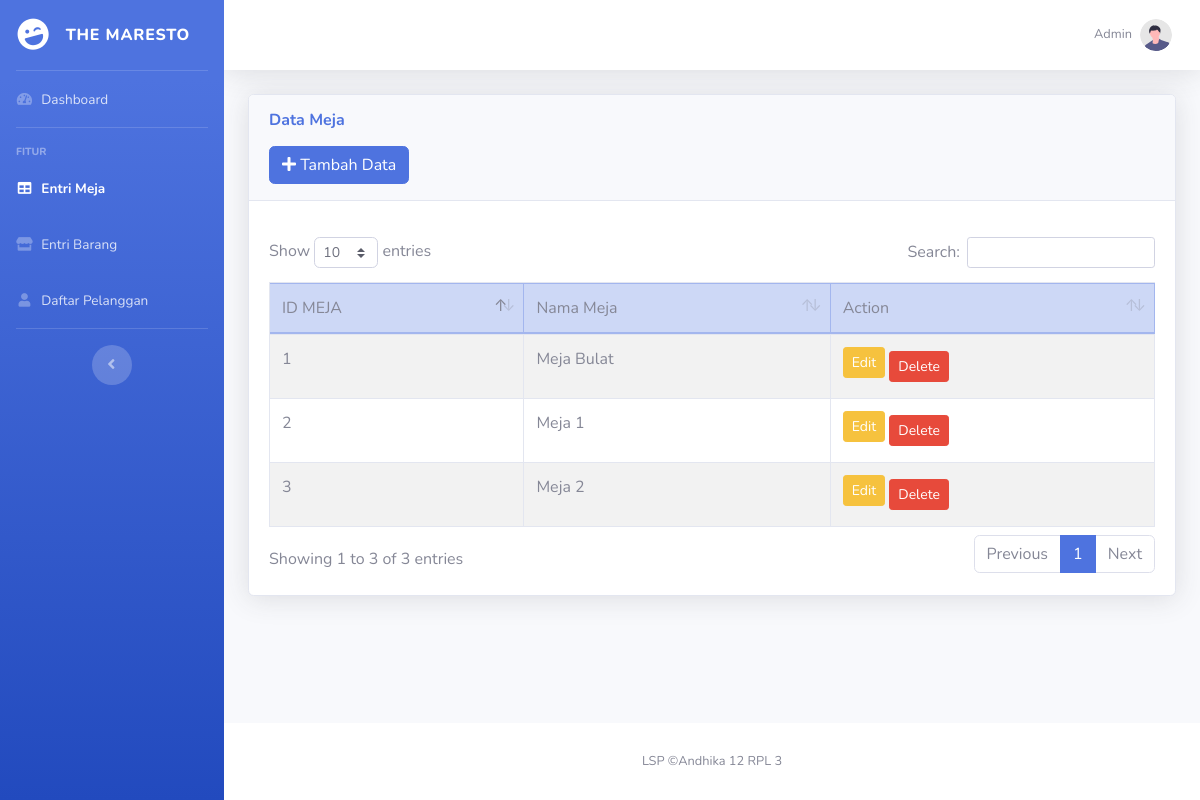
The app's page /adminMeja.php with its own data.
### tables this page shows
CREATE TABLE `meja` (
  `idMeja` int(11) NOT NULL,
  `namaMeja` varchar(50) NOT NULL
);

### adminMeja.php (the view, shortened to what this page needs)
<?php
include 'function.php';
?>
<!DOCTYPE html>
<html lang="en">
<head>
    <link href="vendor/fontawesome-free/css/all.min.css" rel="stylesheet" type="text/css">
    <link href="css/sb-admin-2.min.css" rel="stylesheet">
    <link href="vendor/datatables/dataTables.bootstrap4.min.css" rel="stylesheet" />
</head>
<body id="page-top">
    <div id="wrapper">
        <ul class="navbar-nav bg-gradient-primary sidebar sidebar-dark accordion" id="accordionSidebar">
            <a class="sidebar-brand d-flex align-items-center justify-content-center" href="index.php">
                <div class="sidebar-brand-icon rotate-n-15">
                    <i class="fas fa-laugh-wink"></i>
                </div>
                <div class="sidebar-brand-text mx-3">The MaResto</div>
            </a>
            <hr class="sidebar-divider my-0">
            <li class="nav-item">
                <a class="nav-link" href="index.php">
                    <i class="fas fa-fw fa-tachometer-alt"></i>
                    <span>Dashboard</span></a>
            </li>
            <hr class="sidebar-divider">
            <div class="sidebar-heading">
                Fitur
            </div>
            <li class="nav-item active">
                <a class="nav-link" href="adminMeja.php">
                    <i class="fas fa-fw fa-table"></i>
                    <span>Entri Meja</span></a>
            </li>
            <li class="nav-item">
                <a class="nav-link" href="adminBarang.php">
                    <i class="fas fa-fw fa-store"></i>
                    <span>Entri Barang</span></a>
            </li>
            <li class="nav-item">
                <a class="nav-link" href="adminPelanggan.php">
                    <i class="fas fa-fw fa-user"></i>
                    <span>Daftar Pelanggan</span></a>
            </li>
            <hr class="sidebar-divider d-none d-md-block">
            <div class="text-center d-none d-md-inline">
                <button class="rounded-circle border-0" id="sidebarToggle"></button>
            </div>
        </ul>
        <div id="content-wrapper" class="d-flex flex-column">
            <div id="content">
                <nav class="navbar navbar-expand navbar-light bg-white topbar mb-4 static-top shadow">
                    <ul class="navbar-nav ml-auto">
                        <li class="nav-item dropdown no-arrow mx-1">
                        <li class="nav-item dropdown no-arrow">
                            <a class="nav-link dropdown-toggle" href="#" id="userDropdown" role="button" data-toggle="dropdown" aria-haspopup="true" aria-expanded="false"><span class="mr-2 d-none d-lg-inline text-gray-600 small">Admin</span><img class="img-profile rounded-circle" src="img/undraw_profile.svg" /></a>
                        </li>
                        </li>
                    </ul>
                </nav>
                <div class="container-fluid">
                    <div class="card shadow mb-4">
                        <div class="card-header py-3">
                            <h6 class="m-0 font-weight-bold text-primary">Data Meja</h6>
                            <button type="button" class="btn btn-primary mt-3" data-bs-toggle="modal" data-bs-target="#exampleModal"><i class="fas fa-plus"> </i> Tambah Data</button>
                        </div>
                        <div class="card-body">
                            <div class="table-responsive table-striped pt-3">
                                <table class="table table-bordered table-hover" id="dataTable" width="100%" cellspacing="0">
                                    <thead class="table-primary">
                                        <tr>
                                            <td>ID MEJA</td>
                                            <td>Nama Meja</td>
                                            <td>Action</td>
                                        </tr>
                                    </thead>
                                    <tbody>
                                        <?php
                                        $ambildata = mysqli_query($conn, "SELECT * FROM meja");
                                        $i = 1;
                                        while ($tampil = mysqli_fetch_array($ambildata)) {
                                            $idMeja = $tampil['idMeja'];
                                            $namaMeja = $tampil['namaMeja'];
                                        ?>
                                            <tr>
                                                <td><?= $i++; ?></td>
                                                <td><?= $namaMeja; ?></td>
                                                <td>
                                                    <button type="button" class="btn btn-sm btn-warning mb-2" data-toggle="modal" data-target="#edit<?= $idMeja; ?>">Edit</button>
                                                    <button type="button" class="btn btn-sm btn-danger" data-toggle="modal" data-target="#delete<?= $idMeja; ?>">Delete</button>
                                                </td>
                                            </tr>
                                        <?php
                                        };
                                        ?>
                                    </tbody>
                                </table>
                            </div>
                        </div>
                    </div>
                </div>
            </div>
            <footer class="sticky-footer bg-white">
                <div class="container my-auto">
                    <div class="copyright text-center my-auto"><span>LSP &copy;Andhika 12 RPL 3</span></div>
                </div>
            </footer>
        </div>
    </div>
</body>
</html>

### records on screen
meja: namaMeja "Meja Bulat"
meja: namaMeja "Meja 1"
meja: namaMeja "Meja 2"
